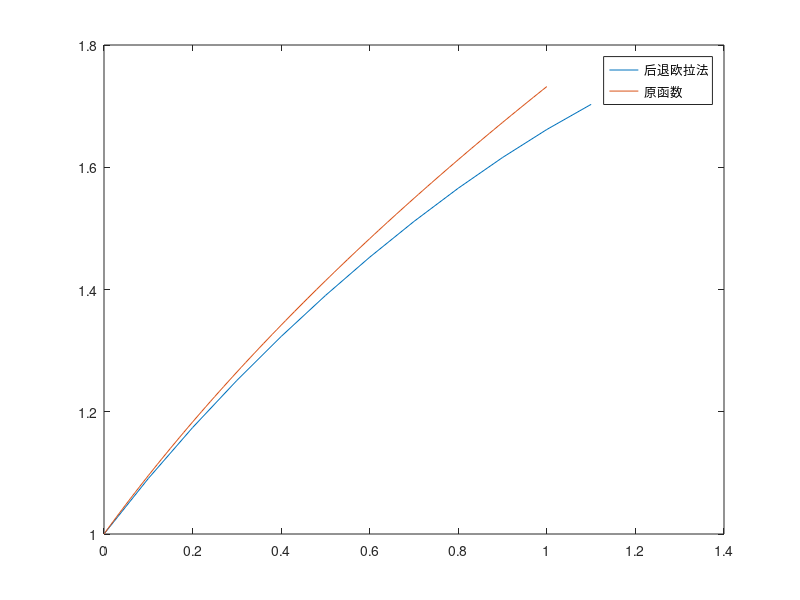

Here is the MATLAB script that generated this plot:
clc;
clear;
xi=0;
yi=1;
h=0.1;
y=[yi];
x=[xi];
while xi<1
    xi=xi+h;
    a=[h-1 yi -2*h*xi];
    tempy=roots(a);
    for i=1:1:length(tempy)
        if tempy(i)>yi
            yi=tempy(i);
        end
    end
    x=[x,xi];
    y=[y,yi];
end
plot(x,y);
hold on;
xx=0:0.01:1;
yy=(1+2*xx).^(1/2);
plot(xx,yy);
hold on;
legend('后退欧拉法','原函数');
